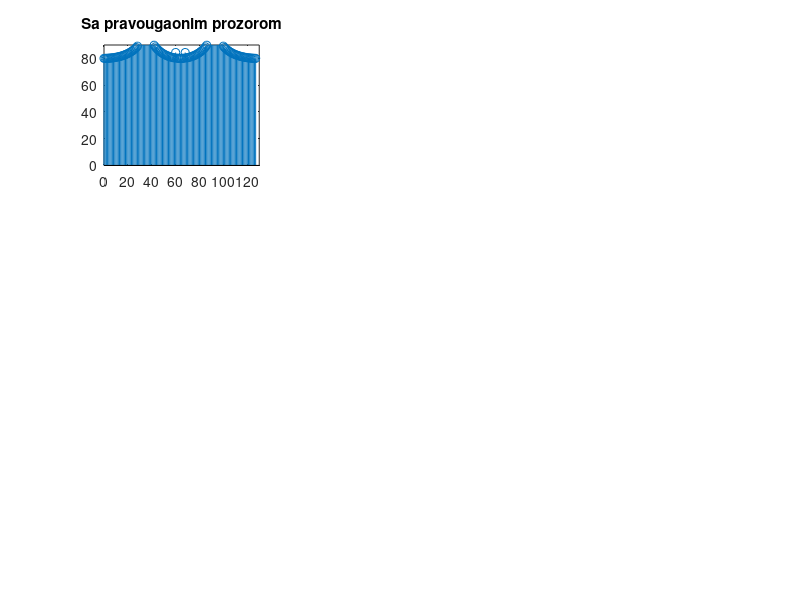

Source code (MATLAB):
clear all
clc
 
N = 128;
n = 0:N-1;
 
%pod a)
 
figure(1);
 
x1 = 10000*cos(2*pi*35.5*n/N)+100*cos(2*pi*40*n/N)+100*cos(2*pi*60*n/N);
%Odredjivanje amplitudske karakteristike, pravougaoni prozor
X1 = abs(fft(x1));
X1 = 20*log10(X1);
subplot (3, 3, 1), stem(n, X1);
title('Sa pravougaonim prozorom');
axis([0 130 0 90]);